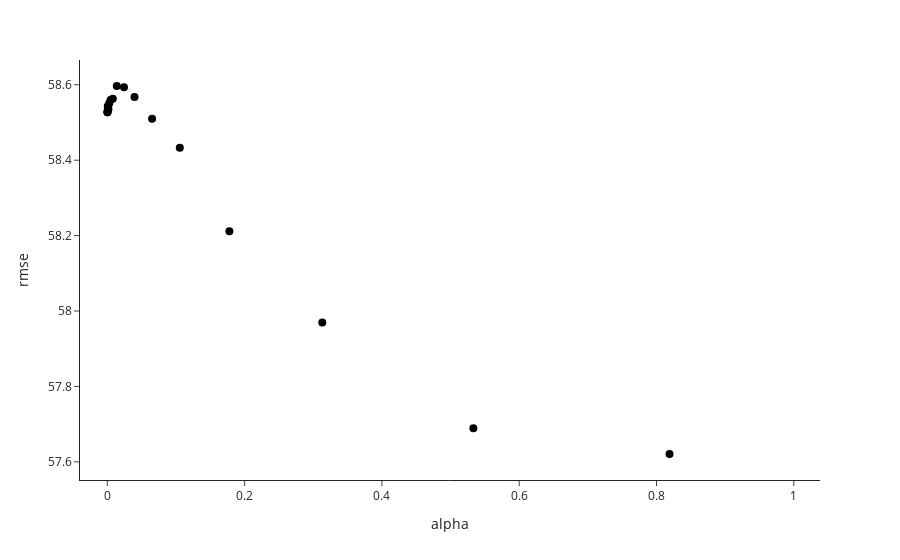

Notebook cell for this chart:
### Code cell
fig_elastic = binscatter(
    elasticnet_df,
    x="alpha",
    y="rmse",
    controls=["l1_ratio", "duration_seconds"],
    num_bins=18,
)
fig_elastic

### Figure 1 — Plotly figure (JSON) as saved in the notebook; plotly's stock layout.template omitted (floating-point values rounded to 4 significant figures)
{"data": [{"hovertemplate": "alpha=%{x}<br>rmse=%{y}<extra></extra>", "legendgroup": "", "marker": {"color": "black", "size": 8, "symbol": "circle"}, "mode": "markers", "name": "", "orientation": "v", "showlegend": false, "type": "scatter", "x": [0.0001259, 0.0002194, 0.0003573, 0.0006006, 0.001005, 0.00155, 0.002682, 0.004634, 0.007988, 0.01379, 0.02427, 0.03959, 0.06517, 0.1055, 0.1778, 0.3131, 0.5332, 0.819], "xaxis": "x", "y": [58.53, 58.53, 58.53, 58.54, 58.54, 58.54, 58.55, 58.56, 58.56, 58.6, 58.59, 58.57, 58.51, 58.43, 58.21, 57.97, 57.69, 57.62], "yaxis": "y"}], "layout": {"legend": {"tracegroupgap": 0}, "margin": {"t": 60}, "xaxis": {"anchor": "y", "domain": [0, 1], "range": [-0.03982, 1.038], "title": {"text": "alpha"}}, "yaxis": {"anchor": "x", "domain": [0, 1], "title": {"text": "rmse"}}}}
